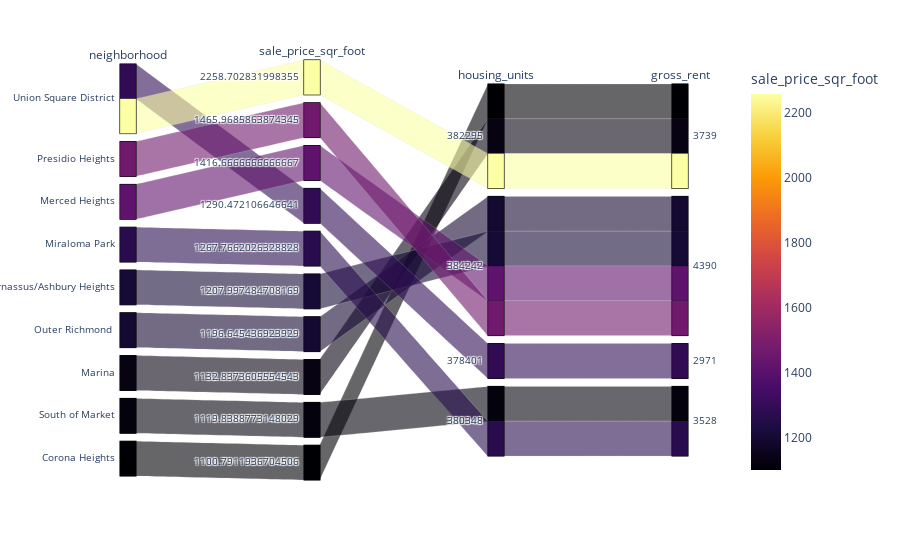

Notebook code cell kept with this figure:
### Code cell
px.parallel_categories(
    top_10_most_expensive.head(10),
    dimensions=["neighborhood", "sale_price_sqr_foot", "housing_units", "gross_rent"],
    color="sale_price_sqr_foot",
    color_continuous_scale=px.colors.sequential.Inferno,
)

### Figure 1 — Plotly figure (JSON) as saved in the notebook; plotly's stock layout.template omitted (floating-point values rounded to 4 significant figures)
{"data": [{"dimensions": [{"label": "neighborhood", "values": ["Union Square District", "Presidio Heights", "Merced Heights", "Union Square District", "Miraloma Park", "Parnassus/Ashbury Heights", "Outer Richmond ", "Marina", "South of Market", "Corona Heights"]}, {"label": "sale_price_sqr_foot", "values": [2259.0, 1466.0, 1417.0, 1290.0, 1268.0, 1208.0, 1197.0, 1133.0, 1120.0, 1101.0]}, {"label": "housing_units", "values": [382295, 384242, 384242, 378401, 380348, 384242, 384242, 382295, 380348, 382295]}, {"label": "gross_rent", "values": [3739, 4390, 4390, 2971, 3528, 4390, 4390, 3739, 3528, 3739]}], "domain": {"x": [0, 1], "y": [0, 1]}, "line": {"color": [2259.0, 1466.0, 1417.0, 1290.0, 1268.0, 1208.0, 1197.0, 1133.0, 1120.0, 1101.0], "coloraxis": "coloraxis"}, "name": "", "type": "parcats"}], "layout": {"coloraxis": {"colorbar": {"title": {"text": "sale_price_sqr_foot"}}, "colorscale": [[0, "#000004"], [0.1111, "#1b0c41"], [0.2222, "#4a0c6b"], [0.3333, "#781c6d"], [0.4444, "#a52c60"], [0.5556, "#cf4446"], [0.6667, "#ed6925"], [0.7778, "#fb9b06"], [0.8889, "#f7d13d"], [1, "#fcffa4"]]}, "legend": {"tracegroupgap": 0}, "margin": {"t": 60}}}
